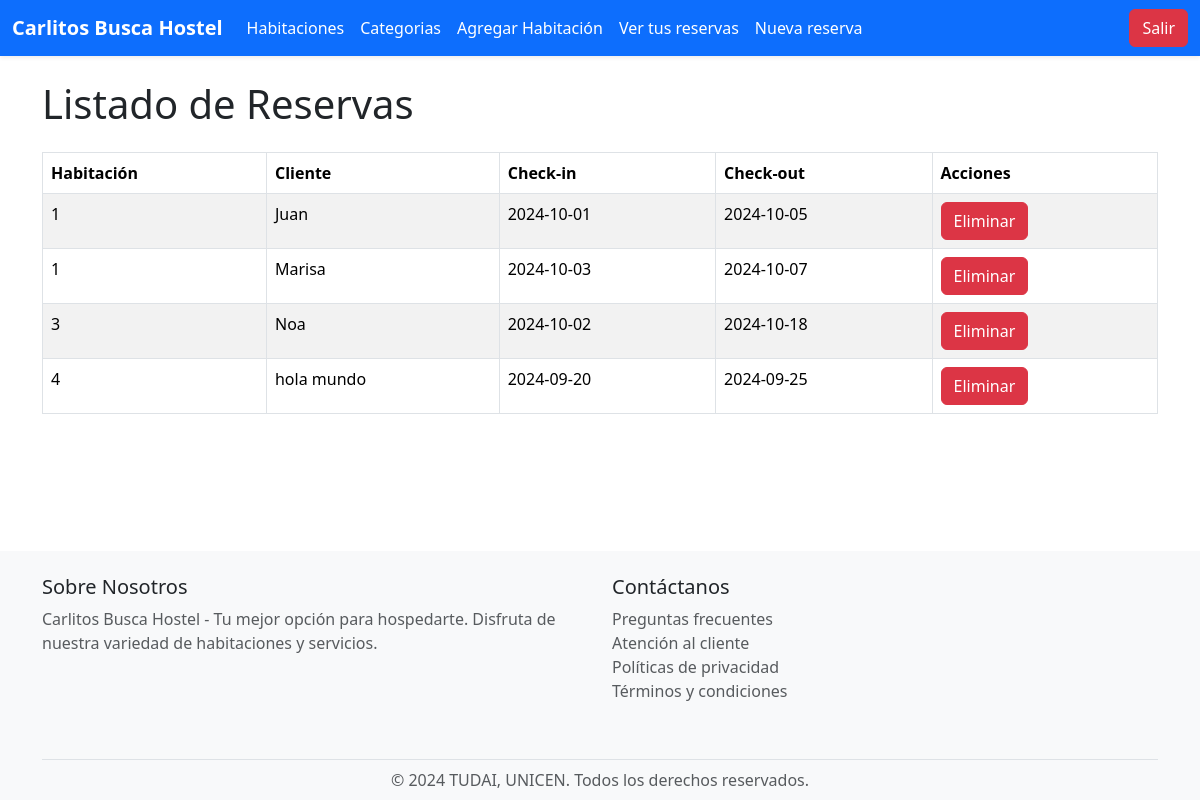
Page /showReservations (signed in) on the earlier database version.
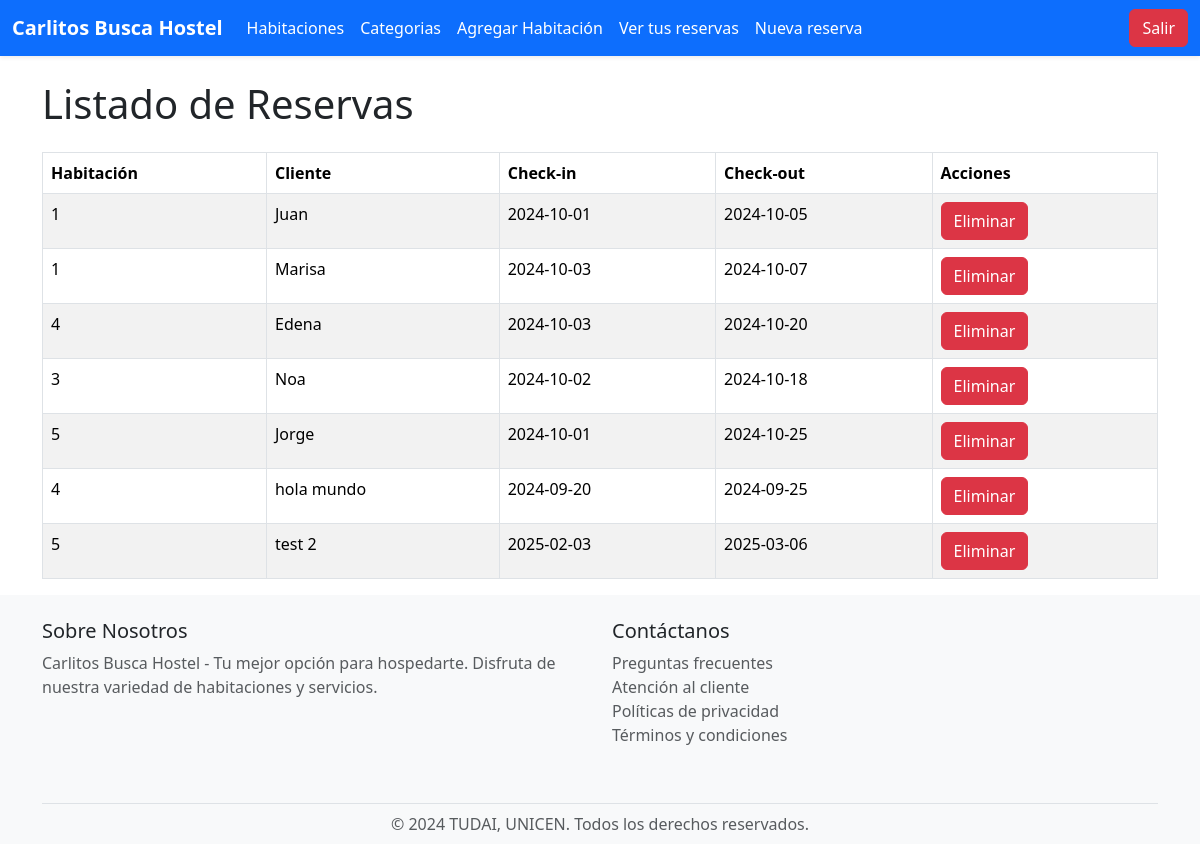
Same page on the later database version.
### tables this page shows
CREATE TABLE `reservas` (
  `id_reserva` int(11) NOT NULL,
  `id_habitacion` int(11) NOT NULL,
  `Check_in` date NOT NULL,
  `Check_out` date NOT NULL,
  `nombre_cliente` varchar(100) NOT NULL,
  `id_usuario` int(11) NOT NULL
);

### app/views/hostel.view.php (called while the page is built, shortened)
<?php
class HostelView {
    public function __construct($user){
        $this->user = $user;
    }
    public function showReservations($reservations) {
        require_once './templates/pages/showReservations.phtml';
    }
}

### app/controllers/hostel.controller.php (called while the page is built, shortened)
<?php
require_once './app/models/hostel.model.php';
require_once './app/views/hostel.view.php';
class Hostelcontroller{
    private $model;
    private $view;
    public function __construct($res) {
        $this->model = new HostelModel();
        $this->view = new HostelView($res->user);
    }
        public function showReservations() {
            $reservations = $this->model->showReservation();
            $this->view->showReservations($reservations);
        }
}

### app/models/hostel.model.php (called while the page is built, shortened)
<?php
class HostelModel {
    private $db;
    public function __construct() {
        $this->db = new PDO('mysql:host=localhost;dbname=hostel_web2;charset=utf8', 'root', '');
    }
    public function showReservation(){
        $query = $this->db->prepare("SELECT * FROM reservas");
        $query->execute();
        $reservation = $query->fetchAll(PDO::FETCH_OBJ);
        return $reservation;
    }
}

### templates/pages/showReservations.phtml (the view, shortened to what this page needs)
<?php
require_once './templates/layouts/header.phtml';
?>
<div class="container mt-4">
    <h1 class="mb-4">Listado de Reservas</h1>
    <table class="table table-striped table-bordered">
        <thead class="thead-dark">
            <tr>
                <th>Habitación</th>
                <th>Cliente</th>
                <th>Check-in</th>
                <th>Check-out</th>
                <th>Acciones</th>
            </tr>
        </thead>
        <tbody>
            <?php if (empty($reservations)): ?>
                <tr>
                    <td colspan="5" class="text-center">No hay reservas disponibles.</td>
                </tr>
            <?php else: ?>
                <?php foreach ($reservations as $reservation): ?>
                    <tr>
                        <td><?php echo htmlspecialchars($reservation->id_habitacion); ?></td>
                        <td><?php echo htmlspecialchars($reservation->nombre_cliente); ?></td>
                        <td><?php echo htmlspecialchars($reservation->Check_in); ?></td>
                        <td><?php echo htmlspecialchars($reservation->Check_out); ?></td>
                        <td>
                            <form action="<?php echo BASE_URL . 'deleteReservation'; ?>" method="POST">
                                <button type="submit" class="btn btn-danger" onclick="return confirm('¿Estás seguro de que deseas eliminar esta reserva?');">Eliminar</button>
                            </form>
                        </td>
                            </tr>
                <?php endforeach; ?>
            <?php endif; ?>
        </tbody>
    </table>
</div>
<?php require_once
'./templates/layouts/footer.phtml';
?>

### router.php (shortened to what this page needs)
<?php
require_once './app/controllers/hostel.controller.php';
$res = new Response();
$action = 'Rooms';
if (!empty($_GET['action'])) {
    $action = $_GET['action'];
}
$params = explode('/', $action);
switch ($params[0]) {
    case "showReservations":
        $controller = new HostelController($res);
        $controller->showReservations();
        break;
}

### templates/layouts/header.phtml (shortened to what this page needs)
<!DOCTYPE html>
<html lang="es">
<head>
    <link href="https://cdn.jsdelivr.net/npm/bootstrap@5.3.2/dist/css/bootstrap.min.css" rel="stylesheet">
    <link rel="stylesheet" href="<?php echo BASE_URL; ?>public/css/style.css">
</head>
<body>
    <nav class="navbar navbar-expand-lg navbar-dark bg-primary shadow-sm">
        <div class="container-fluid">
            <a class="navbar-brand fw-bold" href="<?= BASE_URL ?>Home">Carlitos Busca Hostel</a>
            <div class="collapse navbar-collapse" id="navbarNav">
                <ul class="navbar-nav me-auto mb-2 mb-lg-0">
                    <li class="nav-item">
                        <a class="nav-link active" href="<?= BASE_URL ?>Rooms">Habitaciones</a>
                    </li>
                    <li class="nav-item">
                        <a class="nav-link active" href="<?= BASE_URL ?>ListCategory">Categorias</a>
                    </li>
                    <?php if($this->user): ?>
                    <li class="nav-item">
                        <a class="nav-link active" href="<?= BASE_URL ?>showAddRoom">Agregar Habitación</a>
                    </li>
                    <li>
                        <a class="nav-link active" href="<?= BASE_URL ?>showReservations">Ver tus reservas</a>
                    </li>
                    <li class="nav-item">
                        <a class="nav-link active" href="<?= BASE_URL ?>showAddReservation">Nueva reserva</a>
                    </li>
                <?php endif; ?>
                </ul>
                <ul class="navbar-nav ms-auto mb-2 mb-lg-0">
                <?php if($this->user): ?>
                    <li class="nav-item">
                        <a class="btn btn-danger" href="<?= BASE_URL ?>logout">Salir</a>
                    </li>
                <?php endif; ?>
                </ul>
            </div>
        </div>
    </nav>

### templates/layouts/footer.phtml (shortened to what this page needs)
<?php
require_once './templates/layouts/header.phtml';
?>
<footer class="bg-light text-dark pt-4 pb-2">
    <div class="container">
        <div class="row">
            <div class="col-md-6 mb-3">
                <h5>Sobre Nosotros</h5>
                <p class="text-muted">Carlitos Busca Hostel - Tu mejor opción para hospedarte. Disfruta de nuestra variedad de habitaciones y servicios.</p>
            </div>
            <div class="col-md-6 mb-3">
                <h5>Contáctanos</h5>
                <ul class="list-unstyled">
                    <li><a href="#" class="text-decoration-none text-muted">Preguntas frecuentes</a></li>
                    <li><a href="#" class="text-decoration-none text-muted">Atención al cliente</a></li>
                    <li><a href="#" class="text-decoration-none text-muted">Políticas de privacidad</a></li>
                    <li><a href="#" class="text-decoration-none text-muted">Términos y condiciones</a></li>
                </ul>
            </div>
        </div>
        <div class="text-center border-top pt-2 mt-4">
            <span class="text-muted">&copy; 2024 TUDAI, UNICEN. Todos los derechos reservados.</span>
        </div>
    </div>
</footer>
</body>
</html>

### public/css/style.css (style rules this page uses)
html, body { height: 100%; margin: 0; }
body { display: flex; flex-direction: column; }
.container { flex-grow: 1; }

Differences in the rows shown:
added reservas: id_habitacion "4", nombre_cliente "Edena", Check_in "2024-10-03", Check_out "2024-10-20"
added reservas: id_habitacion "5", nombre_cliente "Jorge", Check_in "2024-10-01", Check_out "2024-10-25"
added reservas: id_habitacion "5", nombre_cliente "test 2", Check_in "2025-02-03", Check_out "2025-03-06"
